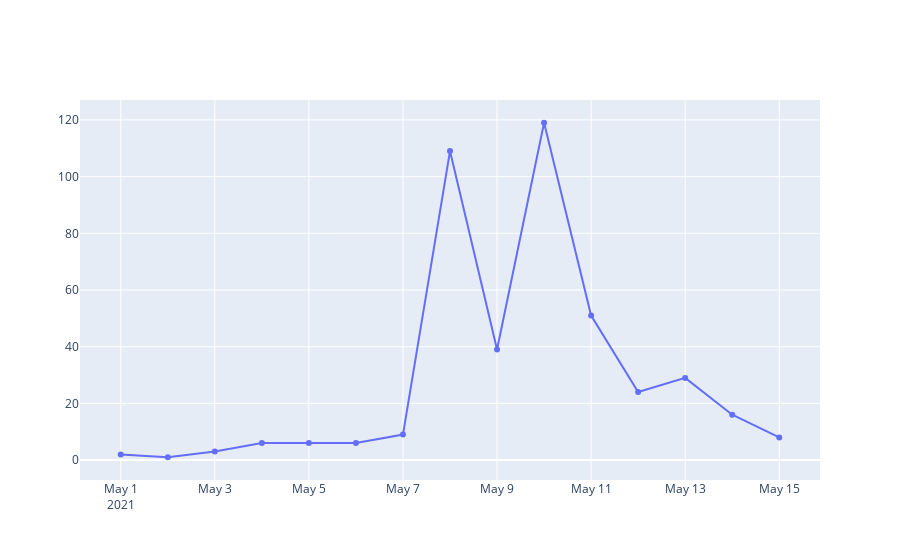

Notebook code cell kept with this figure:
### Code cell
fig = go.Figure([go.Scatter(x=plot_df['date'], y=plot_df['count'])])
fig.show()

### Figure 1 — Plotly figure (JSON) as saved in the notebook; plotly's stock layout.template omitted (floating-point values rounded to 4 significant figures)
{"data": [{"x": ["2021-05-01", "2021-05-02", "2021-05-03", "2021-05-04", "2021-05-05", "2021-05-06", "2021-05-07", "2021-05-08", "2021-05-09", "2021-05-10", "2021-05-11", "2021-05-12", "2021-05-13", "2021-05-14", "2021-05-15"], "y": [2, 1, 3, 6, 6, 6, 9, 109, 39, 119, 51, 24, 29, 16, 8], "type": "scatter"}], "layout": {}}
